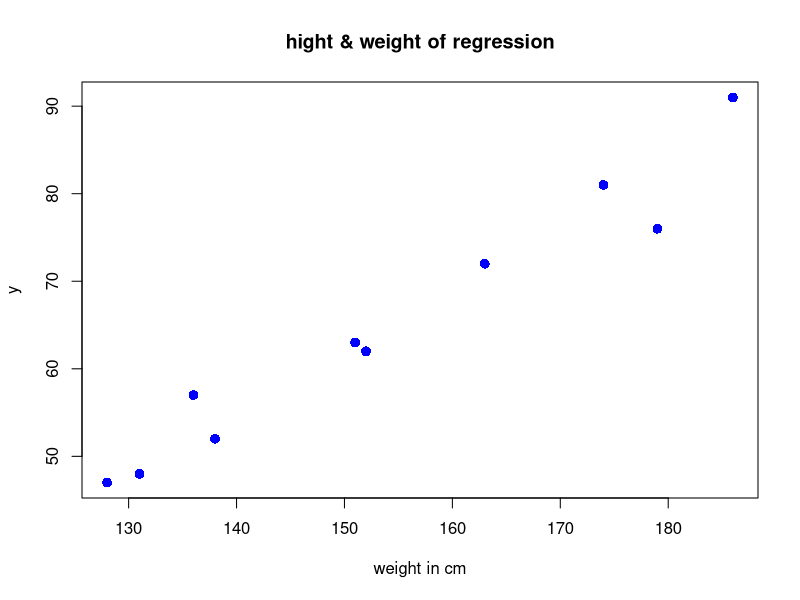

This figure's R source:
#creat the pridictor and response variable.
x<-c(151,174,138,186,128,136,179,163,152,131)
y<-c(63,81,52,91,47,57,76,72,62,48)
relation<-lm(y~x)
png(file="linerarragression.png")
plot(x,y,col="blue",main="hight & weight of regression",abline(lm(x~y)),cex=1.3,pch=16,xlab="weight in cm")
dev.off()
